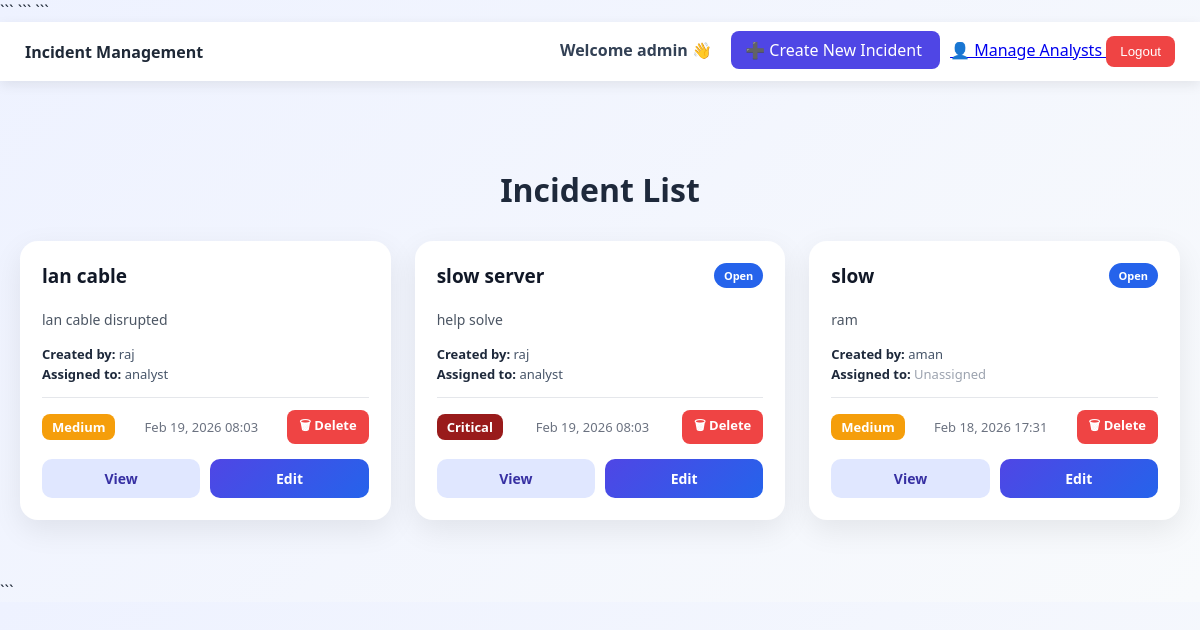
/incidents/ (signed in), run on the app's committed database.
### accounts/models.py (models this page shows, shortened)
class CustomUser(AbstractUser):
    ROLE_CHOICES = (
        ('user', 'User'),
        ('analyst', 'Analyst'),
        ('admin', 'Admin'),
    )
    role = models.CharField(max_length=20, choices=ROLE_CHOICES, default='user')

### incidents/models.py (models this page shows, shortened)
class Incident(models.Model):
    STATUS_CHOICES = [
        ('Open', 'Open'),
        ('Assigned', 'Assigned'),
        ('In Progress', 'In Progress'),
        ('Resolved', 'Resolved'),
        ('Closed', 'Closed'),
    ]
    PRIORITY_CHOICES = [
        ('Low', 'Low'),
        ('Medium', 'Medium'),
        ('High', 'High'),
        ('Critical', 'Critical'),
    ]
    title = models.CharField(max_length=255)
    description = models.TextField()
    priority = models.CharField(
        max_length=20,
        choices=PRIORITY_CHOICES
    )
    status = models.CharField(
        max_length=20,
        choices=STATUS_CHOICES,
        default='Open'
    )
    created_by = models.ForeignKey(
        settings.AUTH_USER_MODEL,
        on_delete=models.CASCADE,
        related_name="created_incidents"
    )
    assigned_to = models.ForeignKey(
        settings.AUTH_USER_MODEL,
        on_delete=models.SET_NULL,
        null=True,
        blank=True,
        related_name="assigned_incidents"
    )
    created_at = models.DateTimeField(auto_now_add=True)
    is_escalated = models.BooleanField(default=False)

### incidents/views.py (the view)
# urls.py: path("", views.incident_list, name="incident_list"),
@login_required
def incident_list(request):
    user = request.user
    role = user.role.lower()
    if role == "admin":
        incidents = Incident.objects.all().order_by("-created_at")
    elif role == "analyst":
        incidents = Incident.objects.filter(assigned_to=user).order_by("-created_at")
    else:
        incidents = Incident.objects.filter(created_by=user).order_by("-created_at")
    return render(request, "incidents/incident_list.html", {
        "incidents": incidents
    })

### templates/incidents/incident_list.html (shortened to what this page needs)
{% extends "base.html" %}
{% load static %}
{% block content %}
<div class="incident-container">
    <h2 class="page-title">Incident List</h2>
    {% if incidents %}
        <div class="incident-grid">
            {% for incident in incidents %}
                <div class="incident-card">
                    <div class="card-header">
                        <h3>{{ incident.title }}</h3>
                        <span class="status-badge status-{{ incident.status|lower }}">
                            {{ incident.status|title }}
                        </span>
                    </div>
                    <p class="description">
                        {{ incident.description|truncatewords:20 }}
                    </p>
                    <div class="meta-info">
                        <div>
                            <strong>Created by:</strong> {{ incident.created_by.username }}
                        </div>
                        <div>
                            <strong>Assigned to:</strong>
                            {% if incident.assigned_to %}
                                {{ incident.assigned_to.username }}
                            {% else %}
                                <span style="color:#9ca3af;">Unassigned</span>
                            {% endif %}
                        </div>
                    </div>
                    <div class="card-footer">
                        <span class="priority priority-{{ incident.priority|lower }}">
                            {{ incident.priority }}
                        </span>
                        <span class="date">
                            {{ incident.created_at|date:"M d, Y H:i" }}
                        </span>
                        <a href="{% url 'incidents:delete_incident' incident.id %}"
   class="delete-btn"
   onclick="return confirm('Are you sure you want to delete this incident?');">
   🗑 Delete
</a>
                    </div>
                    <div class="card-actions">
                        <a href="{% url 'incidents:incident_detail' incident.id %}" class="btn view-btn">View</a>
                        {% if request.user.role == "analyst" or request.user.role == "admin" %}
                            <a href="{% url 'incidents:incident_update' incident.id %}" class="btn edit-btn">Edit</a>
                        {% endif %}
                    </div>
                </div>
            {% endfor %}
        </div>
    {% else %}
        <p class="no-data">No incidents reported yet.</p>
    {% endif %}
</div>
{% endblock %}

### templates/base.html (shortened to what this page needs)
<!DOCTYPE html>
<html>
<head>
    {% load static %}
    <link rel="stylesheet" href="{% static 'css/style.css' %}">
{% load static %}
<link rel="stylesheet" href="{% static 'css/style.css' %}">
```
</head>
<body>
```
<div class="topbar">
    <div class="topbar-left">
        <strong>Incident Management</strong>
    </div>
    <div class="topbar-right">
        {% if request.user.is_authenticated %}
            <span class="welcome">Welcome {{ request.user.username }} 👋</span>
            <a href="{% url 'incidents:create_incident' %}" class="create-btn">
                ➕ Create New Incident
            </a>
                {% if request.user.role == "admin" %}
            <a href="{% url 'assign_analyst_role' %}" class="nav-btn admin-btn">
            👤 Manage Analysts
        </a>
            {% endif %}
            <form action="{% url 'logout' %}" method="POST" style="display:inline;">
                <button type="submit" class="logout-btn">Logout</button>
            </form>
        {% endif %}
    </div>
</div>
{% block content %}{% endblock %}
```
</body>
</html>

### static/css/style.css (style rules this page uses)
:root { --primary: #4f46e5; --primary-hover: #4338ca; --danger: #ef4444; --success: #10b981; --warning: #f59e0b; --info: #3b82f6; --text-dark: #1f2937; --text-light: #6b7280; --bg-gradient: linear-gradient(135deg, #eef2ff, #f8fafc); }
body { margin: 0; padding: 0; font-family: "Inter", "Segoe UI", Arial, sans-serif; background: var(--bg-gradient); color: var(--text-dark); }
.topbar { display: flex; justify-content: space-between; align-items: center; padding: 14px 25px; background: white; box-shadow: 0 4px 12px rgba(0,0,0,.08); }
.welcome { font-weight: 600; color: #334155; margin-right: 15px; }
.create-btn { background: var(--primary); color: white; padding: 8px 14px; border-radius: 8px; text-decoration: none; margin-right: 10px; transition: 0.2s ease; }
.logout-btn { background: var(--danger); color: white; border: none; padding: 8px 14px; border-radius: 8px; cursor: pointer; transition: 0.2s ease; }
.page-title { font-size:28px; font-weight:700; margin-bottom:25px; }
.incident-grid { display:grid; grid-template-columns:repeat(auto-fill,minmax(380px,1fr)); gap:25px; }
.incident-card { background:white; padding:22px; border-radius:18px; box-shadow:0 12px 30px rgba(0,0,0,0.08); transition:0.3s ease; }
.card-header { display:flex; justify-content:space-between; align-items:center; margin-bottom:12px; }
.status-badge { padding:6px 14px; border-radius:999px; font-size:12px; font-weight:600; color:white; }
.card-footer { display:flex; justify-content:space-between; font-size:13px; color:#6b7280; }
.incident-card { display:flex; flex-direction:column; justify-content:space-between; min-height:220px; word-wrap:break-word; overflow:hidden; }
.card-footer { margin-top:auto; padding-top:12px; border-top:1px solid #e5e7eb; }
.status-badge { white-space:nowrap; }
.incident-grid { align-items:stretch; }
.delete-btn { background:#ef4444; color:white; padding:6px 12px; border-radius:8px; font-size:13px; text-decoration:none; font-weight:600; transition:.2s ease; }

### templates/incidents/incident_list.html (style rules this page uses)
body { background: linear-gradient(135deg,#eef2ff,#f8fafc); font-family: system-ui, -apple-system, Segoe UI, Roboto, sans-serif; }
.incident-container { max-width:1200px; margin:40px auto; padding:20px; }
.page-title { text-align:center; font-size:32px; font-weight:700; color:#1e293b; margin-bottom:30px; }
.incident-grid { display:grid; grid-template-columns: repeat(auto-fill,minmax(320px,1fr)); gap:24px; }
.incident-card { background:white; border-radius:18px; padding:22px; box-shadow:0 10px 30px rgba(0,0,0,0.08); transition:all .25s ease; }
.card-header { display:flex; justify-content:space-between; align-items:center; margin-bottom:10px; }
.card-header h3 { font-size:19px; font-weight:700; color:#111827; margin:0; }
.status-badge { padding:5px 10px; border-radius:999px; font-size:11px; font-weight:600; color:white; text-transform:capitalize; }
.status-open { background:#2563eb; }
.description { color:#4b5563; font-size:14px; margin:10px 0 14px; line-height:1.5; }
.meta-info { font-size:13px; color:#475569; margin-bottom:12px; line-height:1.6; }
.meta-info strong { color:#1e293b; }
.card-footer { display:flex; justify-content:space-between; align-items:center; font-size:13px; margin-bottom:15px; }
.priority { padding:4px 10px; border-radius:8px; font-weight:600; color:white; text-transform:capitalize; }
.priority-medium { background:#f59e0b; }
.priority-critical { background:#991b1b; }
.date { color:#6b7280; }
.card-actions { display:flex; gap:10px; }
.btn { flex:1; text-align:center; padding:10px; border-radius:10px; text-decoration:none; font-weight:600; font-size:14px; transition:.2s; }
.view-btn { background:#e0e7ff; color:#3730a3; }
.edit-btn { background:linear-gradient(135deg,#4f46e5,#2563eb); color:white; }

### data on the page
CustomUser: user.username "admin"
Incident: title "lan cable", description "lan cable disrupted", created_by.username "raj", assigned_to.username "analyst", priority "Medium", created_at "Feb 19, 2026 08:03"
Incident: title "slow server", status "Open", description "help solve", created_by.username "raj", assigned_to.username "analyst", priority "Critical", created_at "Feb 19, 2026 08:03"
Incident: title "slow", status "Open", description "ram", created_by.username "aman", shows "Unassigned", priority "Medium", created_at "Feb 18, 2026 17:31"
